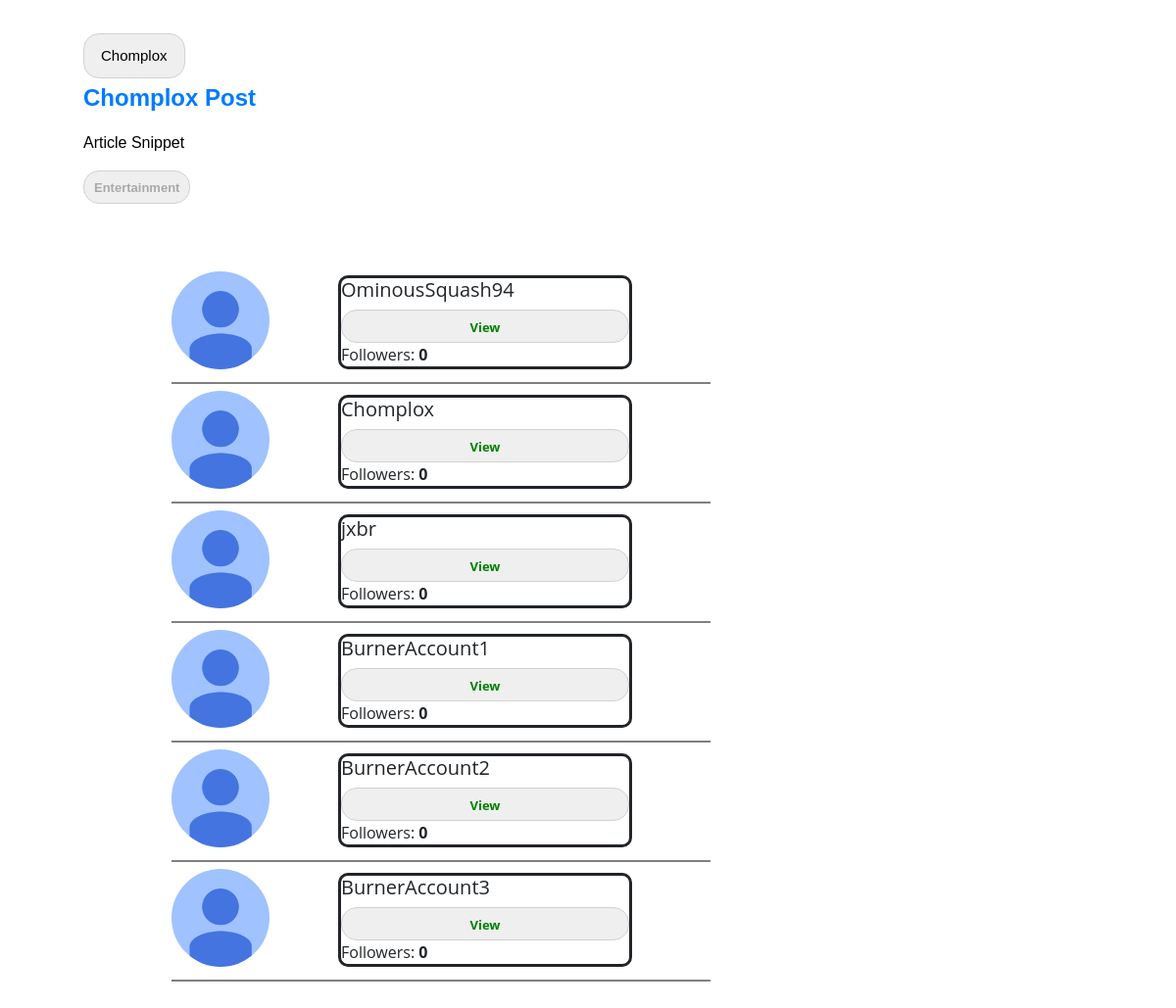
Before: / (lower part) with the older database file.
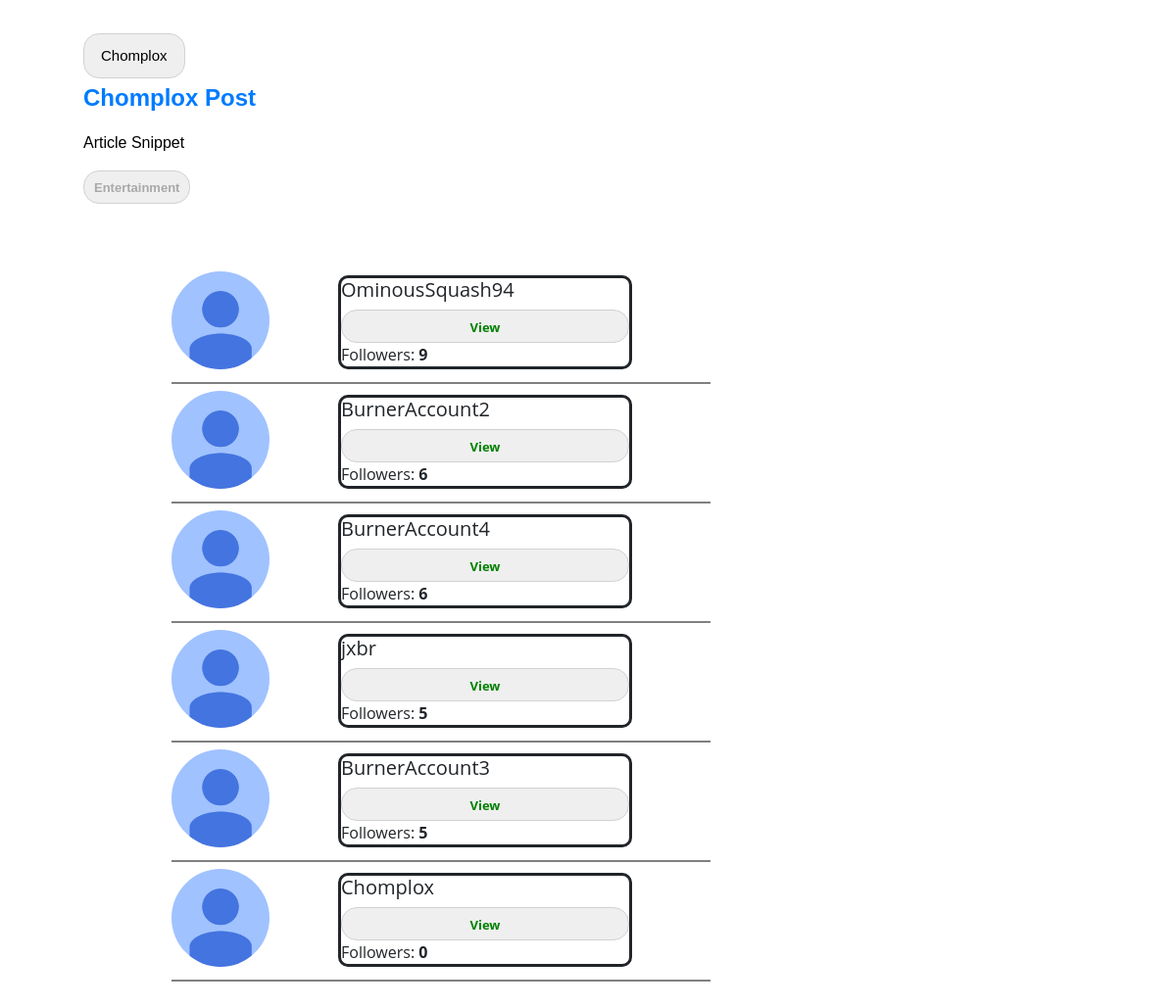
After: the same page with the newer database file.
### theblog/models.py (models this page shows, shortened)
class Post(models.Model):
	title = models.CharField(max_length = 255) # Title Field
	author = models.ForeignKey(User, on_delete = models.CASCADE) # Deletes blog posts for a user if they delete account
	header_image = models.ImageField(null = True, blank = True, upload_to = 'uploads/images', default = None)
	body = RichTextField(blank= True, null = True)
	date_published = models.DateTimeField(auto_now_add = True) # Automatically adds the date
	likes = models.ManyToManyField(User, related_name ='blog_post') # Updating count of the upvotes
	tags = models.CharField(max_length = 255, default = 'Coding') # List of tags from the Tag table
	snippet  = models.CharField(max_length = 300, default = 'Article Snippet') # Article Snippet field to display on screen
	number_likes = models.IntegerField(default = 0)

class UserProfile(models.Model):
	user = models.OneToOneField(User, primary_key= True, verbose_name = 'user', related_name = 'profile', on_delete = models.CASCADE)
	name = models.CharField(max_length = 30, blank = True, null = True)
	bio = models.TextField(max_length=500, blank = True, null = True)
	birthday = models.DateField(null = True, blank = True)
	location = models.CharField(max_length = 100, blank = True, null = True)
	picture = models.ImageField(upload_to = 'uploads/profile_pictures', default = 'uploads/profile_pictures/default.png', blank = True)
	followers = models.ManyToManyField(User, blank = True, related_name = 'followers')
	notification  = models.BooleanField(default = True, blank = False, null = False)
	follower_count = models.IntegerField(null = True, default = 0)
	website = models.CharField(default = None, blank = True, null = True, max_length = 50)
	GitHub = models.CharField(default = None, blank = True, null = True, max_length = 50)
	Twitter = models.CharField(default = None, blank = True, null = True, max_length = 50)
	Instagram = models.CharField(default = None, blank = True, null = True, max_length = 50)
	FaceBook = models.CharField(default = None, blank = True, null = True, max_length = 50)

### theblog/views.py (the view)
# urls.py: path('', HomeView.as_view(), name = 'home'),
class HomeView(ListView):
	ordering = ['-id']
	model = Post
	template_name = 'home.html'
	def get_context_data(self,*args, **kwargs):
		article_information = Post.objects.all().order_by('-number_likes')
		top_six = article_information[:6]
		tag_menu = Category.objects.all()
		author_information = UserProfile.objects.all().order_by('-follower_count')
		top_authors = author_information[:6]
		context = super(HomeView, self).get_context_data(*args, **kwargs)
		context['tag_menu'] = tag_menu
		context['top_posts'] = top_six
		context['top_authors'] = top_authors
		return context

### theblog/models.py (called while the page is built)
	def __str__(self):
		return self.name

### theblog/templates/home.html (shortened to what this page needs)
{% extends 'base.html' %}
{%block content%}
<br>
<br>
<div class = 'grid-container'>
	<div class = 'overall'>
		<div class = 'all_blogs' style="float: left;margin: 10px; position: relative; top: 20px">
			{% for post in object_list %}
				<article class="main_branch_articles">
					<button class = 'aa'><a href="{% url 'profile' post.author.pk %}" style="float: left; padding: 7px">{{ post.author }}</a></button>
					<p class = 'branch_article'><a href="{% url 'article-detail' post.pk %}">{{ post.title }}</a></p>
					<p class = 'summary'>{{ post.snippet|safe }}</p>
					<button type="button" class="tags"><a href="{% url 'category' post.tags %}">{{ post.tags }}</a></button>
				</article>
				<br>
				<br>
			{% endfor %}
		</div>
	</div>
	<div class = 'overall' style="float:left; margin: 40px; position: relative; left:70px">
		{% for author in top_authors %}
			<img src="{{ author.picture.url }}" alt="" class = "rounded-circle" width = "100" height="100" style="float: left; top:-50px">
			<div class = 'wrapper' style="display: grid; position: relative; left: 70px; top: 4px">
				<div class = 'k one' >
					<h5>{{ author.user.username }}</h5>
				</div>
				<button type="button" class="tags"><a href="{% url 'profile' author.pk %}" style="color: green;">View</a></button>
				<div class = 'k three'>
					Followers: <b>{{ author.follower_count }}</b>
				</div>
			</div>
			<br>
			<div class="line"></div>
		{% endfor %}
	</div>
</div>
{%endblock%}

Changed rows visible on the page:
no longer on this page (row edited): UserProfile: picture (placeholder picture), user.username "BurnerAccount1", follower_count "0"
changed UserProfile "OminousSquash94": follower_count "0" → "9"
changed UserProfile "BurnerAccount2": follower_count "0" → "6"; moves up the list
now on this page (row edited): UserProfile: picture (placeholder picture), user.username "BurnerAccount4", follower_count "6"
changed UserProfile "jxbr": follower_count "0" → "5"; moves down the list
changed UserProfile "BurnerAccount3": follower_count "0" → "5"; moves up the list
